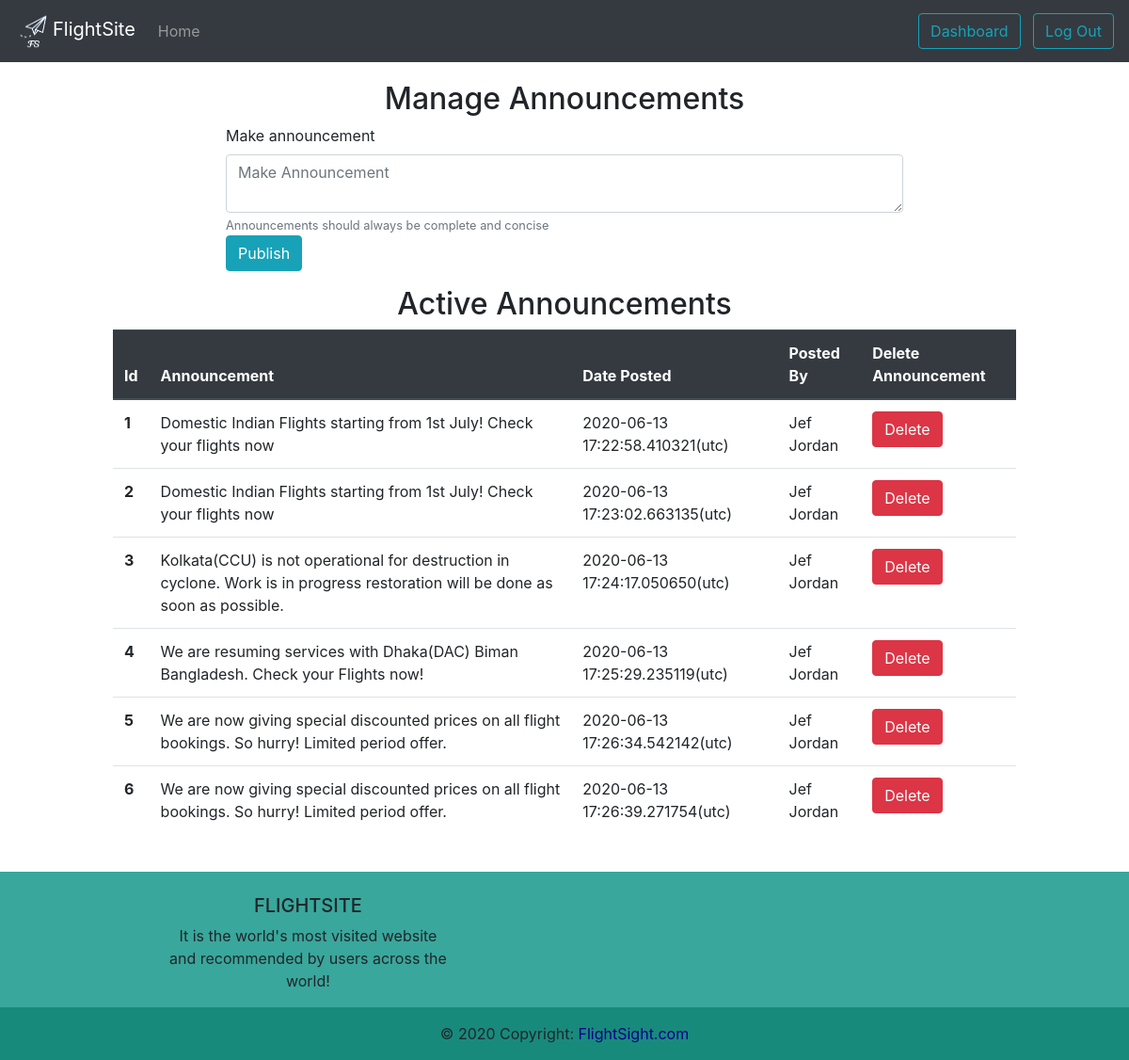
/staff_dashboard/E1425897/make_announcements, run on the app's committed database.
### app.py (models this page shows)
class Announcements(UserMixin, db.Model):
    id = db.Column(db.Integer, primary_key=True)
    datePosted = db.Column(db.DateTime, nullable=False, default = datetime.utcnow)
    body = db.Column(db.Text, nullable=False)
    postedBy = db.Column(db.String(50), nullable=False)

### app.py (the view)
@app.route('/staff_dashboard/<string:empid>/make_announcements', methods=['GET', 'POST'])
def make_announcements(empid):
    announcements = Announcements.query.all()
    staff= Emp.query.get_or_404(empid)
    form = AnnouncementForm()
    if form.validate_on_submit():
        new_announcement = Announcements(body= form.body.data, postedBy= staff.name)
        db.session.add(new_announcement)
        db.session.commit()
    return render_template('announcements.html', empid=empid, form=form, announcements=announcements)

### app.py
class AnnouncementForm(FlaskForm):
    body = TextAreaField('Announcement', validators=[InputRequired(), Length(max=10000)], render_kw={"placeholder": "Make Announcement"})

### templates/announcements.html (shortened to what this page needs)
{% extends 'base.html' %}
{% block head %}
  <link type="text/css" rel="stylesheet" href="{{ url_for('static', filename='css/style.css') }}">
{% endblock %}
{% block log_buttons %}
<form class="pull-right">
  <a class="btn btn-outline-info" href="{{ url_for('staff_dashboard', empid=empid) }}">Dashboard</a>
  <button type="button" class="btn btn-outline-info" data-toggle="modal" data-target="#logoutModal">
    Log Out
  </button>
</form>
{% endblock %}
{% block body %}
  <form method="POST" action="/staff_dashboard/{{empid}}/make_announcements" style="margin-right: 20%; margin-left: 20%; padding-top: 20px">
      <h2 style="text-align: center;">Manage Announcements</h2>
      <div class="form-group">
        <label for="currentp">Make announcement</label>
        {{ form.body(class_="form-control") }}
        <small class="form-text text-muted">Announcements should always be complete and concise</small>
        <input type="submit" value="Publish" class="btn btn-info">
      </div>
  </form>
  <p>
    <h2 style="text-align: center;">Active Announcements</h2>
      <div  style="margin-left: 10%; margin-right: 10%;">
        <table class="table">
          <thead class="thead-dark">
            <tr>
              <th scope="col">Id</th>
              <th scope="col">Announcement</th>
              <th scope="col">Date Posted</th>
              <th scope="col">Posted By</th>
              <th scope="col">Delete Announcement</th>
            </tr>
          </thead>
          <tbody>
            {% for s in announcements %}
              <tr>
                <th scope="row">{{s.id}}</th>
                <td>{{s.body}}</td>
                <td>{{s.datePosted}}(utc)</td>
                <td>{{s.postedBy}}</td>
                <td><a class="btn btn-danger" href="{{ url_for('delete_ann', empid=empid, id=s.id) }}">Delete</a></td>
              </tr>
            {% endfor %}
          </tbody>
        </table>
      </div>
  </p>
{% endblock %}

### templates/base.html (shortened to what this page needs)
<!DOCTYPE html>
<html lang="en">
<head>
    <link rel="stylesheet" href="https://stackpath.bootstrapcdn.com/bootstrap/4.3.1/css/bootstrap.min.css"
>
    <link rel="stylesheet" type="text/css" href="{{ url_for('static', filename='css/main.css') }}">
    {% block head %}{% endblock %}
</head>
<body>
    <nav class="navbar navbar-expand-lg navbar-dark bg-dark">
        <a class="navbar-brand" href="{{ url_for('home') }}">
            <img src="{{ url_for('static', filename='img/FS.png') }}" width="40" height="40" alt="Home">FlightSite
        </a>
        <div class="collapse navbar-collapse" id="navbarNavDropdown">
            <ul class="navbar-nav mr-auto">
                <li class="nav-item active">
                    <a class="nav-link" href="{{url_for('home')}}" style="color:#999999">Home</a>
                </li>
            </ul>
            {% block log_buttons %} {% endblock %}
        </div>
    </nav>
    {% block body %} {% endblock %}
    <footer class="page-footer font-small teal pt-4">
        <div class="container-fluid text-center text-md-left">
            <br>
            <div class="row">
                <center>
                <div class="col-md-6 mt-md-0 mt-3">
                    <h5 class="text-uppercase">FlightSite</h5>
                    <p>It is the world's most visited website and recommended by users across the world!</p>
                </div>
                </center>
            </div>
        </div>
        <div class="footer-copyright text-center py-3">© 2020 Copyright:
            <a href="#"> FlightSight.com </a>
        </div>
    </footer>
</body>
</html>

### static/css/main.css (style rules this page uses)
.page-footer .container-fluid { background-color: rgba(13, 148, 134, 0.815); }
.page-footer .footer-copyright { background-color: rgb(24, 138, 124); }
.page-footer a { color: darkblue; }

### static/css/style.css (style rules this page uses)
body { height:100vh; min-height:550px; background-repeat: no-repeat; background-size:cover; background-position:center; position:relative; }
a { text-decoration:none; color:#444444; }
a { text-decoration:none; color:#2c7715; }

### data on the page
Announcements: id "1", body "Domestic Indian Flights starting from 1st July! Check your flights now", datePosted "2020-06-13 17:22:58.410321", postedBy "Jef Jordan"
Announcements: id "2", body "Domestic Indian Flights starting from 1st July! Check your flights now", datePosted "2020-06-13 17:23:02.663135", postedBy "Jef Jordan"
Announcements: id "3", body "Kolkata(CCU) is not operational for destruction in cyclone. Work is in progress restoration will be done as soon as possible.", datePosted "2020-06-13 17:24:17.050650", postedBy "Jef Jordan"
Announcements: id "4", body "We are resuming services with Dhaka(DAC) Biman Bangladesh. Check your Flights now!", datePosted "2020-06-13 17:25:29.235119", postedBy "Jef Jordan"
Announcements: id "5", body "We are now giving special discounted prices on all flight bookings. So hurry! Limited period offer.", datePosted "2020-06-13 17:26:34.542142", postedBy "Jef Jordan"
Announcements: id "6", body "We are now giving special discounted prices on all flight bookings. So hurry! Limited period offer.", datePosted "2020-06-13 17:26:39.271754", postedBy "Jef Jordan"
